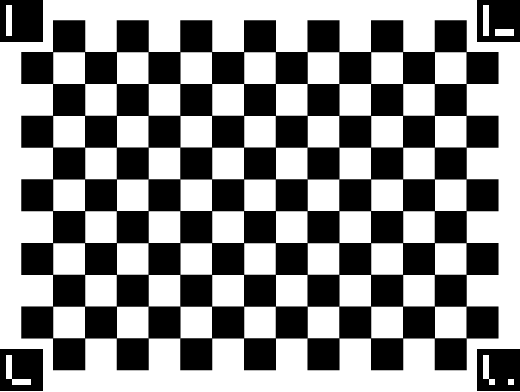
#> input picture lab9/chess_board.png, 520 x 392 px
$ python convert_color.py
#> lines starting #> are read from the running program, lines starting #| are printed output that depends on the picture; after the words box and inside, x2 and y2 are one past the last pixel; in counts of white or black regions, pixels touching at a corner belong together
import cv2

original = cv2.imread('chess_board.png')
#> original is the input picture: shape (392, 520, 3); min 0, max 255, mean 141.8
img_rgb = original.copy()

convert_hsv_gray = cv2.cvtColor(img_rgb, cv2.COLOR_BGR2GRAY)

res, mask = cv2.threshold(convert_hsv_gray, 0, 255, cv2.THRESH_BINARY_INV | cv2.THRESH_OTSU)
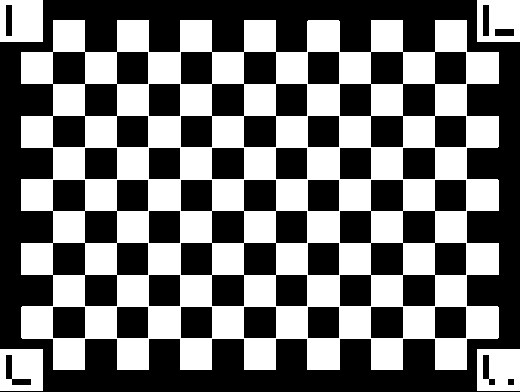
#> mask: shape (392, 520); 44.7% white; 5 white regions, box (x1, y1, x2, y2) and area: (21, 20, 499, 370) 84935, (0, 0, 43, 42) 1620, (477, 349, 520, 391) 1590, (0, 349, 43, 391) 1548, (477, 0, 520, 42) 1487
#> res = 119

# Converting color ranges of white and black to yellow and red
img_rgb[mask == 255] = [0, 0, 255]
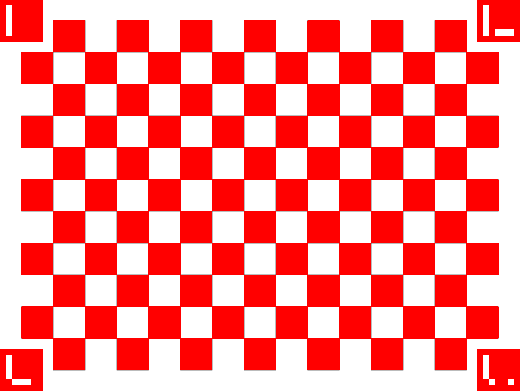
#> img_rgb: shape (392, 520, 3); mean B, G, R 139.9, 139.9, 254
img_rgb[mask == 0] = [0, 255, 255]
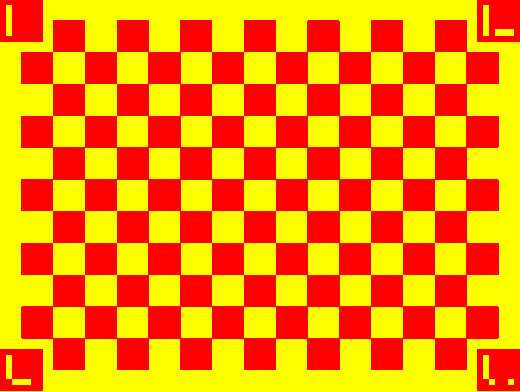
#> img_rgb: shape (392, 520, 3); mean B, G, R 0, 140.9, 255

cv2.imshow("Original Image", original)
cv2.imshow("Converted Image", img_rgb)

if cv2.waitKey() == 27:
#> (key Esc is pressed here)
    cv2.destroyAllWindows()
